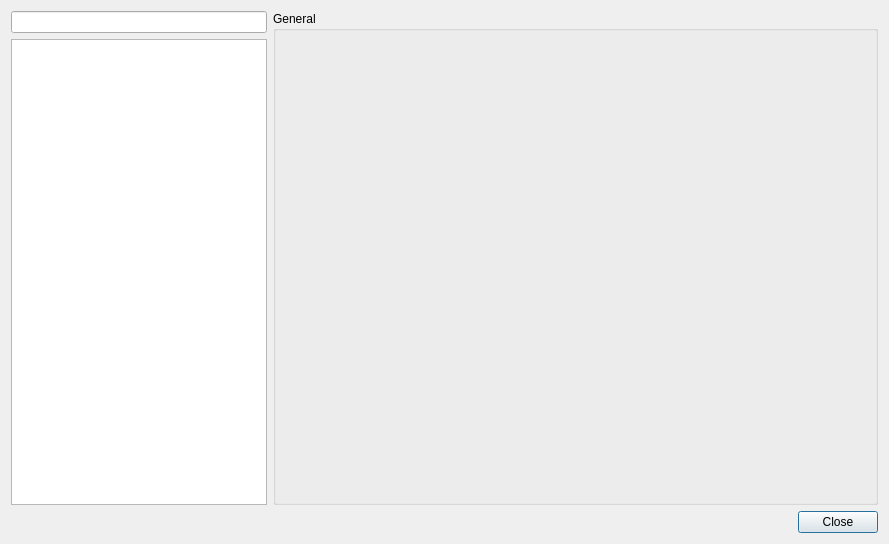
<?xml version="1.0" encoding="UTF-8"?>
<ui version="4.0">
 <class>SettingsDialog</class>
 <widget class="QDialog" name="SettingsDialog">
  <property name="geometry">
   <rect>
    <x>0</x>
    <y>0</y>
    <width>889</width>
    <height>544</height>
   </rect>
  </property>
  <property name="windowTitle">
   <string>Settings</string>
  </property>
  <layout class="QGridLayout" name="gridLayout">
   <item row="0" column="0">
    <widget class="QLineEdit" name="filter">
     <property name="sizePolicy">
      <sizepolicy hsizetype="Preferred" vsizetype="Fixed">
       <horstretch>0</horstretch>
       <verstretch>0</verstretch>
      </sizepolicy>
     </property>
    </widget>
   </item>
   <item row="1" column="0">
    <widget class="QListWidget" name="list">
     <property name="sizePolicy">
      <sizepolicy hsizetype="Preferred" vsizetype="Expanding">
       <horstretch>0</horstretch>
       <verstretch>0</verstretch>
      </sizepolicy>
     </property>
    </widget>
   </item>
   <item row="0" column="1" rowspan="2">
    <widget class="QGroupBox" name="settings_box">
     <property name="sizePolicy">
      <sizepolicy hsizetype="Expanding" vsizetype="Expanding">
       <horstretch>0</horstretch>
       <verstretch>0</verstretch>
      </sizepolicy>
     </property>
     <property name="title">
      <string>General</string>
     </property>
    </widget>
   </item>
   <item row="2" column="0" colspan="2">
    <widget class="QDialogButtonBox" name="button_box">
     <property name="orientation">
      <enum>Qt::Horizontal</enum>
     </property>
     <property name="standardButtons">
      <set>QDialogButtonBox::Close</set>
     </property>
     <property name="centerButtons">
      <bool>false</bool>
     </property>
    </widget>
   </item>
  </layout>
 </widget>
 <resources/>
 <connections>
  <connection>
   <sender>button_box</sender>
   <signal>accepted()</signal>
   <receiver>SettingsDialog</receiver>
   <slot>accept()</slot>
   <hints>
    <hint type="sourcelabel">
     <x>248</x>
     <y>254</y>
    </hint>
    <hint type="destinationlabel">
     <x>157</x>
     <y>274</y>
    </hint>
   </hints>
  </connection>
  <connection>
   <sender>button_box</sender>
   <signal>rejected()</signal>
   <receiver>SettingsDialog</receiver>
   <slot>reject()</slot>
   <hints>
    <hint type="sourcelabel">
     <x>316</x>
     <y>260</y>
    </hint>
    <hint type="destinationlabel">
     <x>286</x>
     <y>274</y>
    </hint>
   </hints>
  </connection>
 </connections>
</ui>
